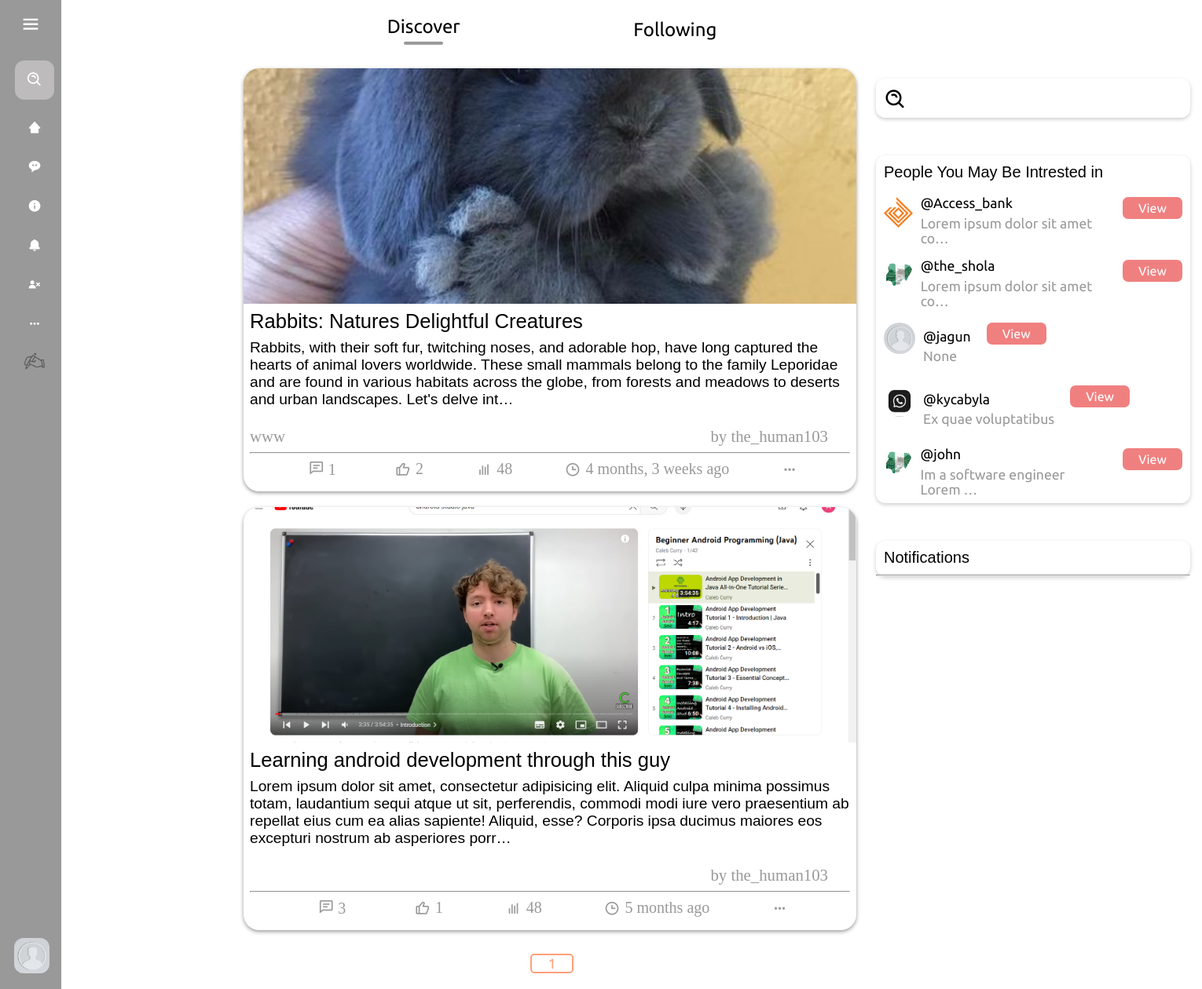
Page / (signed in) on the committed database.
### blog/models.py (models this page shows, shortened)
class Profile(models.Model):
    user = models.OneToOneField(User, on_delete=models.CASCADE)
    bio = models.TextField(null=True, blank=True)
    dob = models.DateField(null=True, blank=True)
    profile_img =  models.ImageField( upload_to='profile_images', default='default.jpg')
    location = models.CharField(null=True, blank=True, max_length=100)
    website = models.CharField(null=True, blank=True,max_length=100)
    about = models.TextField(null=True, blank=True)
    followers = models.ManyToManyField('self', symmetrical=False, related_name='following')
    userfol = models.ManyToManyField('self', symmetrical=False, related_name='userfollowing')
    def __str__(self):
        return self.user.username

class Post(models.Model):
    id = models.UUIDField(primary_key = True, default = uuid.uuid4)
    user = models.ForeignKey(Profile, on_delete= models.SET_NULL, null= True)
    image = models.ImageField(upload_to='post_images', default=None, null=True, blank=True)
    topic = models.CharField(max_length=100, null = True, blank=True)
    caption = models.TextField()
    category = models.ManyToManyField(category, related_name='cats', blank=True)
    created = models.DateTimeField(default = datetime.now)

class category(models.Model):
    category = models.CharField(max_length=200)

### blog/views.py (the view)
# urls.py: path("", views.homepage , name="home-page"),
def homepage(request):
    if request.user.is_authenticated:
        user_following_list = []
        feed = []
        d_user = User.objects.get(username=request.user)
        c_user_profile = Profile.objects.get(user=d_user)
        posts = Post.objects.all().order_by('-created')
        page = Paginator(posts, 7)
        pagelist = request.GET.get("page")
        page = page.get_page(pagelist)
        user_following = FollowRelationship.objects.filter(follower=c_user_profile)
        for users in user_following:
            user_following_list.append(users.following)
        for username in user_following_list:
            feed_list = Post.objects.filter(user=username).order_by('-created')
            feed.append(feed_list)
        feed_lists = list(chain(*feed))
        followers_profiles = c_user_profile.userfol.all()
        posts_by_followers = Post.objects.filter(user__in=followers_profiles)
        page = Paginator(feed_lists, 7)
        pagelist = request.GET.get("page")
        page = page.get_page(pagelist)
        user_following_all = []
        for user in user_following:
            user_list = Profile.objects.get(user=user.following.user)
            user_following_all.append(user_list)
        following_profile_ids = [user.following.pk for user in user_following]  # Extract following profile IDs (changed)
        all_profiles = Profile.objects.exclude(user=request.user).exclude(pk__in=following_profile_ids)
        final_suggestion_list = list(all_profiles[:5])
        import random
        random.shuffle(final_suggestion_list)
        username_profile = []
        username_profile_list = []
        for users in final_suggestion_list:
            username_profile.append(users.id)
        for id in username_profile:
            profile_lists = Profile.objects.filter(id=id)
            username_profile_list.append(profile_lists)
        suggestions_username_profile_list = list(chain(*username_profile_list))
        context = {"post": page, "c_user_profile": c_user_profile, 'post_not':posts_by_followers, "suggestions_username_profile_list":suggestions_username_profile_list }
        return render(request, "index.html", context)
    else:
        return redirect("signin-page")

### templates/index.html (shortened to what this page needs)
{% extends "base.html" %} {% load static %}
{% block link %}
<link rel="stylesheet" href="{% static 'css/index.css' %}" />
<link rel="stylesheet" href="{% static 'css/mediaquery.css' %}" />
{%endblock%}
{% block content %}
<div class="post_section">
  <div class="discandfoll">
    <div>
      <a href="">Discover</a>
      <p></p>
    </div>
    <div>
      <a href="">Following</a>
    </div>
  </div>
  {% include 'post_listing.html' %}
</div>
{% endblock %}

### templates/navbar.html (shortened to what this page needs)
{% load static %}
<!DOCTYPE html>
<html lang="en">
  <head>
    <link
      href="https://unpkg.com/boxicons@2.1.4/css/boxicons.min.css"
      rel="stylesheet"
    />
    <link rel="stylesheet" href="{% static 'css/navbar.css' %}" />
  </head>
  <body>
    <nav class="sidebar">
      <div class="logo_content">
        <i class="bx bx-menu" id="btn"></i>
      </div>
      <ul class="nav_list">
        <li>
          <form action="">
            <i class="bx bx-search-alt sbfh"></i>
            <input type="search" placeholder="search..." name="" id="" />
          </form>
        </li>
        <li>
          <a href="/">
            <i class="bx bxs-home-alt-2"></i>
          </a>
        </li>
        <li>
          <a href="">
            <i class="bx bxs-message-rounded-dots"></i>
          </a>
        </li>
        <li>
          <a href="">
            <i class='bx bxs-info-circle' ></i>            <span class="links_name">About us</span>
          </a>
        </li>
        <li>
          <a href="/notification">
            <i class="bx bxs-bell"></i>
          </a>
        </li>
        {% if request.user.is_authenticated %}
        <li>
          <a href="/logout">
            <i class="bx bxs-user-x"></i>
          </a>
        </li>
        {% endif %}
        <li>
          <a href="">
            <i class="bx bx-dots-horizontal-rounded"></i>
          </a>
        </li>
        <li>
          <a href="/post">
            <i
              style="
                display: flex;
                align-items: center;
                justify-content: center;
              "
              ><img
                style="width: 30px"
                src="../static/img/hand_with_pen_50px.png"
                alt=""
            /></i>
          </a>
        </li>
        <div class="profile_content">
          <div class="profile">
            <a
              href="/profile/{{request.user.username}}"
              class="profile_details"
            >
              {% if request.user.is_authenticated %}
              <img src="{{ c_user_profile.profile_img.url }}" alt="" />
              {% endif %}
            </a>
          </div>
        </div>
      </ul>
    </nav>
  </body>
</html>

### templates/post_listing.html (shortened to what this page needs)
{% load static %}
<link
  href="https://unpkg.com/boxicons@2.1.4/css/boxicons.min.css"
  rel="stylesheet"
/>
<link rel="stylesheet" href="{% static 'css/post_listing.css' %}" />
<link rel="stylesheet" href="{% static 'css/mediaquery.css' %}" />
<body>
  {% for dposts in post %}
 <div class="post_main">
    <div class="user_post">
      <a
        style="text-decoration: none; color: #000"
        href="/post_details/{{dposts.id}}"
      >
        <div class="post_img_div">
          {% if dposts.image %}
          <img src="{{ dposts.image.url }}" class="post_img" />
          {% endif %}
        </div>
        <div class="post_heading"> {{ dposts.topic }} </div>
        <div class="post_body">{{ dposts.caption|truncatechars:300 }}</div>
      </a>
      <div class="post_info">
        <div class="post_about">
          <div class="post_about_links">
            {% for cat in dposts.category.all %}
            <a href="/search?q={{ cat.category }}&type=category">{{ cat.category }}</a>
            {% if not forloop.last %} . {% endif %} {% endfor %}
          </div>
          <a href="/profile/{{ dposts.user}}" class="post_owner"
            >by {{ dposts.user }}</a
          >
        </div>
        <hr />
        <div class="actions">
          <div class="action_btns comment">
            <a href="/post_details#comment">
              <i class="bx bx-comment-detail"></i>
              <span>{{ dposts.message_set.count }}</span>
            </a>
          </div>
                    <div onclick="lorem()" class="action_btns comment">
                        <i id="liker" class="bx bx-like"></i>
                        <span>{{ dposts.like_set.count }}</span>
                    </div>
          <div class="action_btns views">
            <i class="bx bx-bar-chart"></i>
            <span>48</span>
          </div>
          <div class="action_btns views">
            <i class="bx bx-time"></i>
            <span>{{dposts.created | timesince }} ago</span>
          </div>
          <div>
            <i class="bx bx-dots-horizontal-rounded"></i>
          </div>
        </div>
      </div>
    </div>
  </div>
  {% endfor %}
  <nav aria-label="Page navigation example">
    <ul class="pagination">
        {% for num in post.paginator.page_range %}
            {% if num == post.number or num > post.number|add:'-2' and num < post.number|add:'2' %}
                <li class="page-item">
                    <a class="page-link" href="?page={{ num }}">{{num}}</a>
                </li>
            {% endif %}
        {% endfor %}
    </ul>
</nav>
</body>

### templates/sidebar.html (shortened to what this page needs)
{% load static %}
<head>
  <link rel="stylesheet" href="{% static 'css/sidebar.css' %}" />
</head>
<body>
  <aside class="my_sidebar">
    <form class="search_div" action="{% url 'search-page'  %}" method="GET">
      <div>
        <i class="bx bx-search-alt"></i>
        <input name="q" type="text" value="{{searchterm}}" />
      </div>
    </form>
    <div class="other_people">
      <p>People You May Be Intrested in</p>
      {% for sug in suggestions_username_profile_list %}
      <a class="hv the_person" href="/profile/{{sug.user}}/">
        <div class="the_person_img">
          <img
            src="{{sug.profile_img.url}}"
            alt=""
          />
        </div>
        <div class="the_person_info">
          <div>@{{sug.user}}</div>
          <div class="the_person_un">{{sug.bio|truncatechars:30}}</div>
        </div>
        <div class="the_person_btn">
          <button>View</button>
        </div>
      </a>
      {% endfor %}
    </div>
    <div class="other_people">
      <p>Notifications</p>
      <hr>
    </div>
  </aside>
</body>

### static/css/index.css (style rules this page uses)
.discandfoll { display: flex; gap: 3rem; align-items: center; justify-content: space-evenly; font-family: ubuntu; padding: 20px; font-size: 1.5rem; }
.discandfoll a { color: black; text-decoration: none; }
.discandfoll div p { width: 50px; height: 4px; background-color: #999; border-radius: 20px; }
.discandfoll > div { display: flex; flex-direction: column; align-items: center; justify-content: center; gap: .3rem; }

### static/css/navbar.css (style rules this page uses)
* { margin: 0; padding: 0; box-sizing: border-box; }
body { position: relative; min-height: 100vh; width: 100%; }
.sidebar { font-family: Ubuntu ; position: fixed; top: 0; left: 0; height: 100%; width: 78px; background: #999; padding: 6px 14px; transition: .3s ease-in; }
.sidebar #btn { color: white; position: absolute; left: 50%; top: 6px; font-size: 28px; height: 50px; width: 50px; text-align: center; line-height: 50px; transform: translateX(-50%); }
.sidebar ul { margin-top: 20px; }
.sidebar ul li { list-style: none; position: relative; height: 50%; width: 100%; margin: 0 5px; line-height: 50px ; white-space:nowrap; }
.sidebar ul li:nth-child(1) { margin-bottom: 10px; }
.sbfh { position: absolute; z-index: 9991; top: 50%; left: 0; transform: translateY(-50%); font-size: 22px; color: #FFF; }
.sidebar ul li input { height: 50px; width: 100%; left: 0; top: 0; border-radius: 12px; outline: none; border: none; background: #bdbbbb; color: white; padding-left: 50px; font-size: 18px; }
.sidebar ul li a { color: white; display: flex; font-size: 1.1rem; align-items: center; text-decoration: none; transition: all .4s ease; border-radius: 12px; }
.sidebar ul li i { height: 50px; min-width: 50px; border-radius: 12px; line-height: 50px; text-align: center; }
.sidebar .profile_content { position: absolute; color: #FFF; padding: 10px; padding-bottom: 20px; bottom: 0; left: 0; margin-left: 8px; }
.profile .profile_details { text-decoration: none; color: #FFF; display: flex; align-items: center; }
.profile .profile_details img { height: 45px; width: 45px; object-fit: cover; border-radius: 12px; }

### static/css/post_listing.css (style rules this page uses)
.user_post { background-color: white; border-radius: 20px; box-shadow: 0 2px 5px 0 rgba(0, 0, 0, 0.4); overflow: hidden; }
.post_img_div { overflow: hidden; padding: 0; }
.post_img_div > img { display: block; width: 100%; max-height: 300px; object-fit: cover; object-position: center; transition: 900ms ease; }
.pagination { display: flex; justify-content: center; list-style: none; padding: 20px; font-size: 18px; font-family: ubuntu; }
.page-item { margin: 0 5px; border: 2px solid lightsalmon; border-radius: 5px; }
.page-link { margin: 15px 20px; color: lightsalmon; text-decoration: none; cursor: pointer; }
.post_heading { padding: 0.5rem; padding-bottom: 0; font-size: 1.6rem; font-family: sans-serif; }
.post_body { font-family: sans-serif; font-size: 1.2rem; padding: 0.5rem; }
.post_info, .post_info a { color: #999; padding: 0.5rem; }
.post_about { display: flex; padding: 0 20px 0 0px; align-items: center; justify-content: space-between; font-size: 1.3rem; font-family: barlow; }
.post_about_links a { padding: 0; text-decoration: none; transition: 0.5s ease; }
.actions { display: flex; align-items: center; justify-content: space-evenly; font-size: 20px; }
.actions div { display: flex; align-items: center; justify-content: center; font-family: barlow; gap: 0.4rem; }
.actions div a { text-decoration: none; }
.post_owner { padding: 0; text-decoration: none; transition: 0.3s ease; }

### templates/post_listing.html (style rules this page uses)
.post_main { width: 50rem; padding: 10px; }

### rows in the picture
Profile: profile_img (placeholder picture)
Post: image (picture), topic "Rabbits: Natures Delightful Creatures", caption "Rabbits, with their soft fur, twitching noses, and adorable hop, have long captured the hearts of animal lovers worldwide. These small mammals belong to the family Leporidae and are found in various habitats across the globe, from forests and meadows to deserts and urban landscapes. Let's delve int…", user "the_human103", message_set.count "1", like_set.count "2", created "4 months, 3 weeks"
category: category "www"
Post: image (picture), topic "Learning android development through this guy", caption "Lorem ipsum dolor sit amet, consectetur adipisicing elit. Aliquid culpa minima possimus totam, laudantium sequi atque ut sit, perferendis, commodi modi iure vero praesentium ab repellat eius cum ea alias sapiente! Aliquid, esse? Corporis ipsa ducimus maiores eos excepturi nostrum ab asperiores porr…", user "the_human103", message_set.count "3", like_set.count "1", created "5 months"
Profile: profile_img (picture), user "Access_bank", bio "Lorem ipsum dolor sit amet co…"
Profile: profile_img (picture), user "the_shola", bio "Lorem ipsum dolor sit amet co…"
Profile: profile_img (placeholder picture), user "jagun", bio "None"
Profile: profile_img (picture), user "kycabyla", bio "Ex quae voluptatibus"
Profile: profile_img (picture), user "john", bio "Im a software engineer Lorem …"

### other values in the picture
{{ num }} "1"
